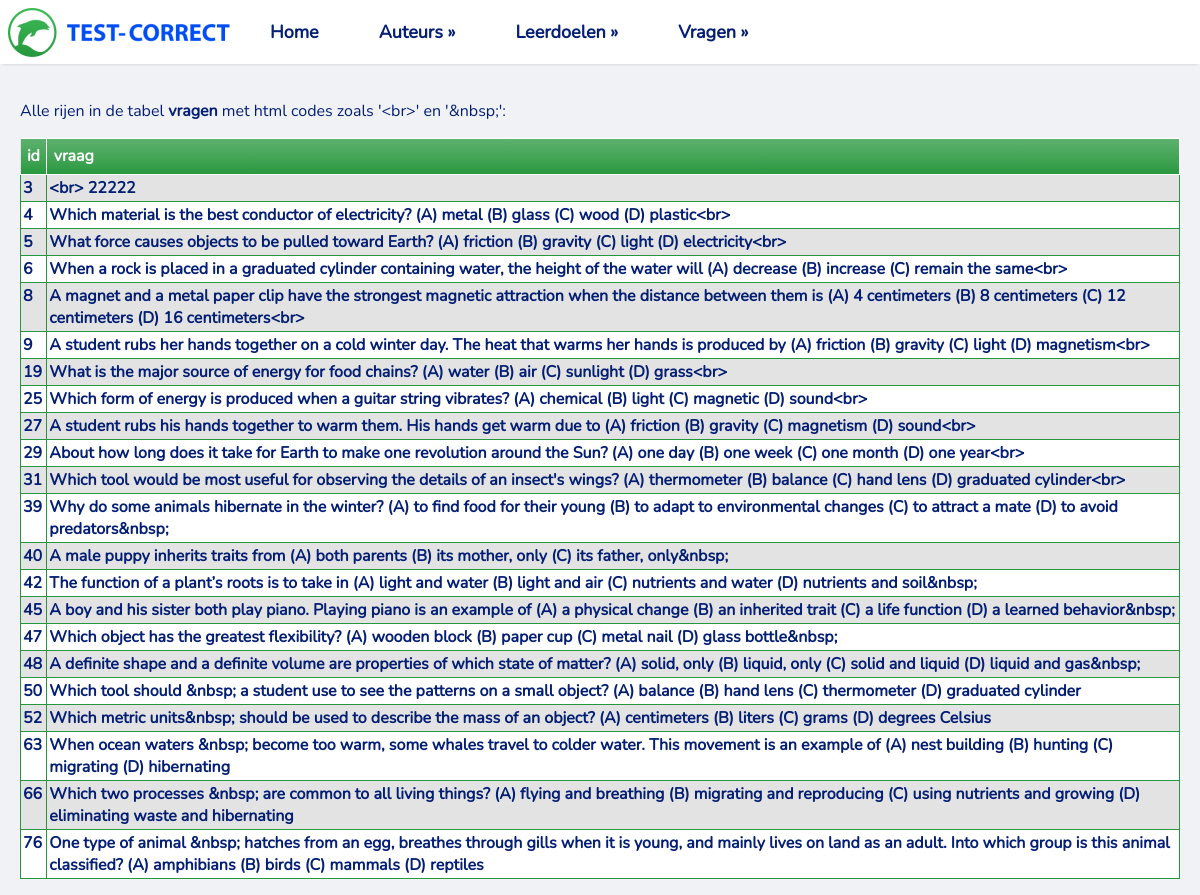
The page /nbsp_error on the database its author committed.
### tables this page shows
CREATE TABLE `vragen` (
  `id` integer NOT NULL
,  `leerdoel` integer DEFAULT NULL
,  `vraag` text NOT NULL
,  `auteur` integer DEFAULT NULL
);

### app.py (the view)
@app.route("/nbsp_error")
def get_html_error():
    tables = dbm.get_table_list()
    rows, column_names = dbm.get_htmlcodes()
    return render_template("HTML_errors.html", rows=rows, columns=column_names, table_list=tables)

### lib/tablemodel.py (called while the page is built)
    def get_table_list(self):
        cursor = sqlite3.connect(self.database_file).cursor()
        cursor.execute("SELECT name FROM sqlite_master WHERE type='table'")
        tables = [table[0] for table in cursor.fetchall()]
        return tables

    def get_htmlcodes(self):
        cursor = sqlite3.connect(self.database_file).cursor()
        cursor.execute("SELECT id,vraag FROM vragen WHERE vraag LIKE '%&nbsp%' OR vraag LIKE '%<br>%';")
        html_error_header = [column_name[0] for column_name in cursor.description]
        html_error_content = cursor.fetchall()
        return html_error_content, html_error_header

### templates/HTML_errors.html (shortened to what this page needs)
<!DOCTYPE html>
<html lang="en">
<head>
    <link rel="stylesheet" href="/static/basic.css" type="text/css">
</head>
<body>
{% include "/Navbar.html" %}
<main>
    <p>Alle rijen in de tabel <b>vragen</b> met html codes zoals '&ltbr&gt' en  '&amp;nbsp;':</p>
<div>
    <table>
        <thead>
        <tr>
            {% for column in columns %}
            <th>{{ column }}</th>
            {% endfor %}
        </tr>
        </thead>
        <tbody>
        {% for row in rows %}
        <tr class="active-row">
            {% for field in row %}
            <td>{{ field }}</td>
            {% endfor %}
        </tr>
        {% endfor %}
        </tbody>
    </table>
</div>
</main>
</body>
</html>

### templates/Navbar.html (shortened to what this page needs)
<nav>
    <ul>
        <li><img src="/static/test-correct.png"></li>
        <li><a href="/home">Home</a></li>
        <li>
            <a>Auteurs</a>
        </li>
        <li>
            <a>Leerdoelen</a>
        </li>
        <li>
            <a>Vragen</a>
        </li>
    </ul>
</nav>

### static/basic.css (style rules this page uses)
* { box-sizing: border-box }
:root { --sans: 1em/1.6 system-ui, -apple-system, BlinkMacSystemFont, Segoe UI, Roboto, Oxygen, Ubuntu, Cantarell, Droid Sans, Helvetica Neue, Fira Sans, sans-serif; --mono: SFMono-Regular, Consolas, 'Liberation Mono', Menlo, Courier, 'Courier New', monospace; --font-nunito: url("../static/fonts/Nunito-Regular.ttf"); --c1: #ffffff; --c2: #f0f2f5; --c3: #f0f2f5; --c4: #041f74; --c5:#000; --c6: #000000; --m1: 8px; --rc: 8px; }
html { -ms-text-size-adjust: 100%; -webkit-text-size-adjust: 100%; }
body { margin: 100px 0 0; font-family: 'Nunito', serif; font-weight: 400; font-style: normal; text-rendering: optimizeLegibility; -webkit-font-smoothing: antialiased; background-color: var(--c3); color: var(--c4); }
nav { margin:0px auto 500px; box-shadow: 0 3px 3px -3px rgba(0, 0, 0, .2); width:100%; height:auto; display:inline-block; background:var(--c1); position:fixed; top:0; }
nav ul { margin:0;padding:0; list-style-type:none; float:left; display:inline-block; }
nav ul li { position:relative; margin:0 20px 0 0; float:left; display:inline-block; }
li > a:after { content: ' »'; }
li > a:only-child:after { content: ''; }
nav ul li a { padding:20px; display:inline-block; color: #041f74; text-decoration:none; font-weight:bold; font-size: 18px }
table { border: 0px solid #27973D;background-color: #e3e3e3;width: 100% ;text-align: left; }
table td, table.purpleHorizon th { border: 1px solid #27973d;padding: 2px 2px; }
table tbody td { font-size: 16px;font-weight: bold;color: #041f74; }
table tr:nth-child(even) { background: #ffffff; }
table thead { background: #27973D;background: -moz-linear-gradient(top, #5db16d 0%, #3ca150 66%, #27973D 100%); background: -webkit-linear-gradient(top, #5db16d 0%, #3ca150 66%, #27973D 100%); background: linear-gradient(to bottom, #5db16d 0%, #3ca150 66%, #27973D 100%);border-bottom: 0px solid #270096; }
table thead th { font-size: 16px;font-weight: bold;color: #FFFFFF;text-align: left;border-left: 0px solid #041f74; }
table thead th:first-child { border-left: none; }
img, iframe { border: none; max-width: 100% }
table { border-collapse: collapse; border-spacing: 0; margin:1em 0 }
th, td { text-align: left; vertical-align: top; border: 1px solid; padding: 0.4em }
thead,tfoot { background: var(--c2) }
pre,code,input,select,textarea,button,img { border-radius: var(--rc) }
main,footer { margin: 0; width: auto; text-align: left; align-items: left; padding: 0 20px; }

### rows shown on the page
vragen: row "3", vraag "<br> 22222"
vragen: row "4", vraag "Which material is the best conductor of electricity? (A) metal (B) glass (C) wood (D) plastic<br>"
vragen: row "5", vraag "What force causes objects to be pulled toward Earth? (A) friction (B) gravity (C) light (D) electricity<br>"
vragen: row "6", vraag "When a rock is placed in a graduated cylinder containing water, the height of the water will (A) decrease (B) increase (C) remain the same<br>"
vragen: row "8", vraag "A magnet and a metal paper clip have the strongest magnetic attraction when the distance between them is (A) 4 centimeters (B) 8 centimeters (C) 12 centimeters (D) 16 centimeters<br>"
vragen: row "9", vraag "A student rubs her hands together on a cold winter day. The heat that warms her hands is produced by (A) friction (B) gravity (C) light (D) magnetism<br>"
vragen: row "19", vraag "What is the major source of energy for food chains? (A) water (B) air (C) sunlight (D) grass<br>"
vragen: row "25", vraag "Which form of energy is produced when a guitar string vibrates? (A) chemical (B) light (C) magnetic (D) sound<br>"
vragen: row "27", vraag "A student rubs his hands together to warm them. His hands get warm due to (A) friction (B) gravity (C) magnetism (D) sound<br>"
vragen: row "29", vraag "About how long does it take for Earth to make one revolution around the Sun? (A) one day (B) one week (C) one month (D) one year<br>"
vragen: row "31", vraag "Which tool would be most useful for observing the details of an insect's wings? (A) thermometer (B) balance (C) hand lens (D) graduated cylinder<br>"
vragen: row "39", vraag "Why do some animals hibernate in the winter? (A) to find food for their young (B) to adapt to environmental changes (C) to attract a mate (D) to avoid predators&nbsp;"
vragen: row "40", vraag "A male puppy inherits traits from (A) both parents (B) its mother, only (C) its father, only&nbsp;"
vragen: row "42", vraag "The function of a plant’s roots is to take in (A) light and water (B) light and air (C) nutrients and water (D) nutrients and soil&nbsp;"
vragen: row "45", vraag "A boy and his sister both play piano. Playing piano is an example of (A) a physical change (B) an inherited trait (C) a life function (D) a learned behavior&nbsp;"
vragen: row "47", vraag "Which object has the greatest flexibility? (A) wooden block (B) paper cup (C) metal nail (D) glass bottle&nbsp;"
vragen: row "48", vraag "A definite shape and a definite volume are properties of which state of matter? (A) solid, only (B) liquid, only (C) solid and liquid (D) liquid and gas&nbsp;"
vragen: row "50", vraag "Which tool should &nbsp; a student use to see the patterns on a small object? (A) balance (B) hand lens (C) thermometer (D) graduated cylinder"
vragen: row "52", vraag "Which metric units&nbsp; should be used to describe the mass of an object? (A) centimeters (B) liters (C) grams (D) degrees Celsius"
vragen: row "63", vraag "When ocean waters &nbsp; become too warm, some whales travel to colder water. This movement is an example of (A) nest building (B) hunting (C) migrating (D) hibernating"
vragen: row "66", vraag "Which two processes &nbsp; are common to all living things? (A) flying and breathing (B) migrating and reproducing (C) using nutrients and growing (D) eliminating waste and hibernating"
vragen: row "76", vraag "One type of animal &nbsp; hatches from an egg, breathes through gills when it is young, and mainly lives on land as an adult. Into which group is this animal classified? (A) amphibians (B) birds (C) mammals (D) reptiles"

### other values the page prints
{{ column }} "id" "vraag"
